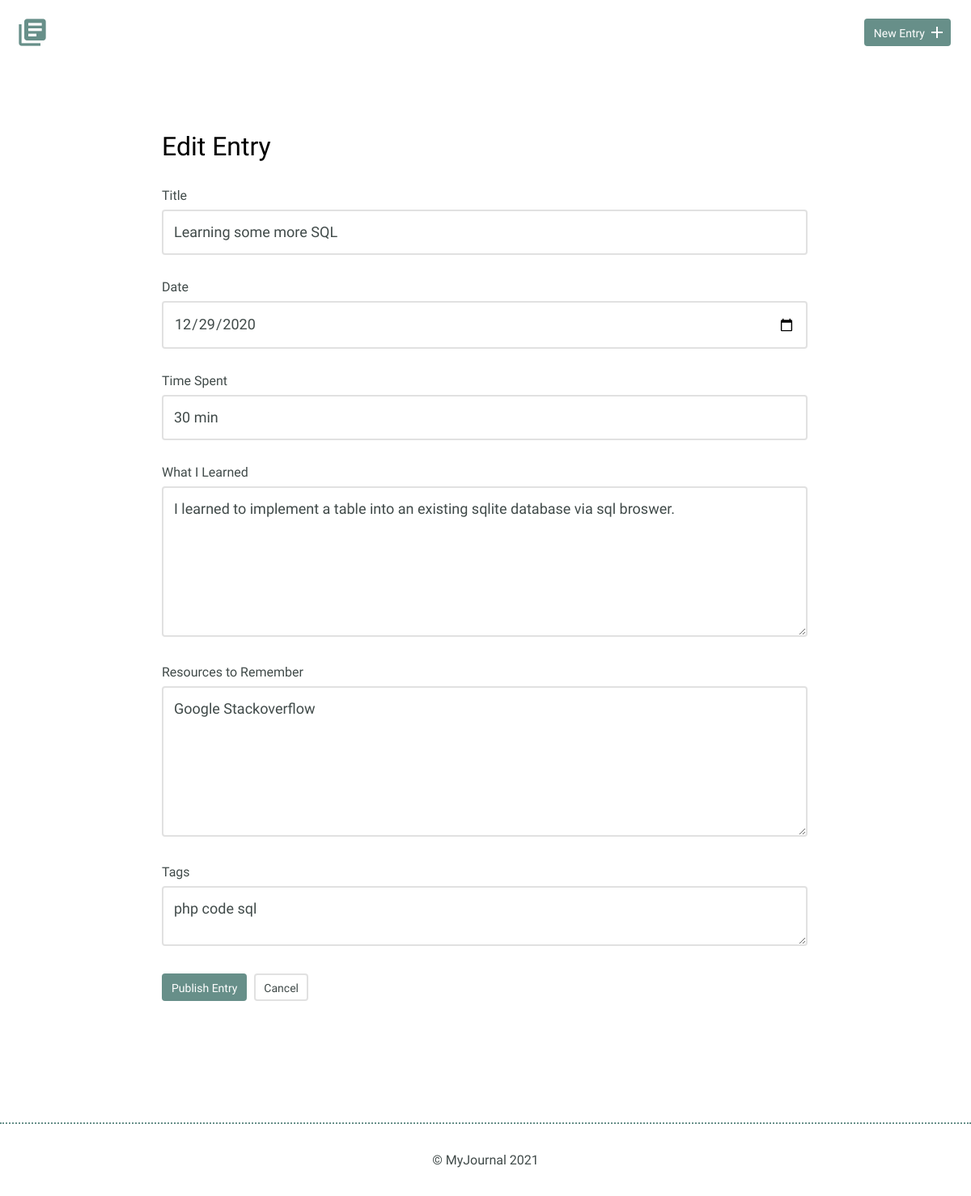
/edit.php?id=5, run on the app's committed database.
### tables this page shows
CREATE TABLE "entries" (
	`id`	INTEGER,
	`title`	TEXT,
	`date`	TEXT,
	`time_spent`	INTEGER,
	`learned`	BLOB,
	`resources`	BLOB, tags TEXT,
	PRIMARY KEY(`id`)
);

### inc/functions.php (called while the page is built, shortened)
<?php
function get_journal($id){
    include 'connection.php';
    $sql = 'SELECT * FROM entries WHERE id = ?';
    try {
        $results = $db->prepare($sql);
        $results->bindValue(1, $id, PDO::PARAM_INT);
        $results->execute();
    } catch (Exception $e) {
        echo "Error!: " . $e->getMessage() . "<br />";
        return false;
    }
    return $results->fetch();
}

### edit.php (the view, shortened to what this page needs)
<?php
include('inc/functions.php');
include('inc/header.php');
if (isset($_GET['id'])) {
  list($id, $title, $date, $time_spent, $learned, $resources, $tags) = get_journal(filter_input(INPUT_GET, "id", FILTER_SANITIZE_NUMBER_INT));
}
?>
        <section>
            <div class="container">
                <div class="edit-entry">
                    <h2>Edit Entry</h2>
                    <form method="post" action="edit.php">
                        <label for="title"> Title</label>
                        <input id="title" type="text" name="title" value="<?php echo $title; ?>"><br>
                        <label for="date">Date</label>
                        <input id="date" type="date" name="date" value="<?php echo $date; ?>"><br>
                        <label for="time-spent"> Time Spent</label>
                        <input id="time-spent" type="text" name="time_spent" value="<?php echo $time_spent; ?>"><br>
                        <label for="what-i-learned">What I Learned</label>
                        <textarea id="what-i-learned" rows="5" name="learned"><?php echo $learned; ?></textarea>
                        <label for="resources-to-remember">Resources to Remember</label>
                        <textarea id="resources-to-remember" rows="5" name="resources"><?php echo $resources; ?></textarea>
                        <label for="tags-that-fit">Tags</label>
                        <textarea id="tags-that-fit" rows="1" name="tags"><?php echo $tags; ?></textarea>
                        <input type="submit" value="Publish Entry" class="button">
                        <a href="detail.php?id=<?php echo $id; ?>" class="button button-secondary">Cancel</a>
                    </form>
                </div>
            </div>
        </section>
 <?php
include('inc/footer.php');
?>

### css/site.css (style rules this page uses)
:root { --signal-red: #ff0000; }
body { font-size: 16px; color: #404a49; font-family: 'Cousine', serif; font-weight: 400; }
.container { margin: 0 auto; padding: 0 25px; }
.button { padding: 8px 10px 6px 10px; background: #678f89; border: 2px solid #678f89; border-radius: 4px; text-decoration: none; color: #FFF; position: relative; text-align: center; font-size: 14px; }
.button.button-secondary { background: #FFF; border: 2px solid #e1e1e1; color: #404a49; }
h1, h2, h3 { margin: 0; font-weight: 400; line-height: 1em; color: #000; }
h2 { font-size: 32px; }
.entry-list, .edit-entry, .new-entry { max-width: 800px; margin: 0 auto; padding: 70px 0 150px 0; }
.edit-entry h2, .new-entry h2 { margin-bottom: 35px; }
form label { display: block; margin-bottom: 8px; }
form input[type=text], form input[type=password], form input[type=date], form textarea { border: 2px solid #e1e1e1; font-size: 18px; line-height: 1.8em; padding:10px 13px; margin-bottom: 30px; border-radius: 4px; width: calc(100% - 32px); }
.edit-entry form textarea, .new-entry form textarea { min-height: 50px; }
input[type=submit] { margin-right: 5px; }

### data on the page
entries: title "Learning some more SQL", date "12/29/2020", time_spent "30 min", learned "I learned to implement a table into an existing sqlite database via sql broswer.", resources "Google Stackoverflow", tags "php code sql"
